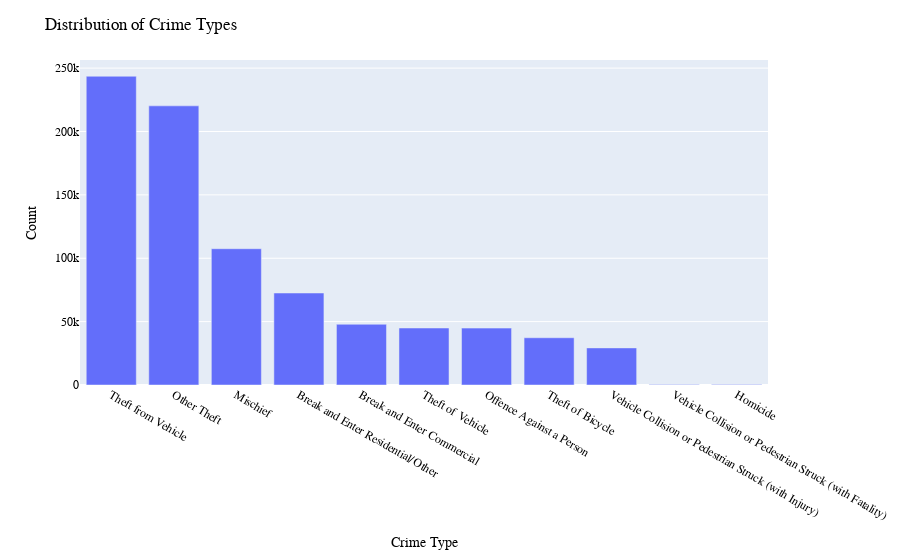

Write notebook code for a chart like this one.
### Markdown cell above
Visualization of  Distribution of Crime Types

### Code cell
value_count = data["TYPE"].value_counts()
fig = px.bar(value_count , x = value_count.index , y = value_count.values,)

fig.update_layout(
    title="Distribution of Crime Types",
    xaxis_title="Crime Type",
    yaxis_title="Count",
    font=dict(family="Arial", size=12, color="black"),
)


fig.show()

### Figure 1 — Plotly figure (JSON) as saved in the notebook; plotly's stock layout.template omitted (floating-point values rounded to 4 significant figures)
{"data": [{"alignmentgroup": "True", "hovertemplate": "TYPE=%{x}<br>y=%{y}<extra></extra>", "legendgroup": "", "marker": {"color": "#636efa", "pattern": {"shape": ""}}, "name": "", "offsetgroup": "", "orientation": "v", "showlegend": false, "textposition": "auto", "type": "bar", "x": ["Theft from Vehicle", "Other Theft", "Mischief", "Break and Enter Residential/Other", "Break and Enter Commercial", "Theft of Vehicle", "Offence Against a Person", "Theft of Bicycle", "Vehicle Collision or Pedestrian Struck (with Injury)", "Vehicle Collision or Pedestrian Struck (with Fatality)", "Homicide"], "xaxis": "x", "y": [243587, 220224, 107518, 72579, 47907, 44959, 44885, 37280, 29266, 357, 315], "yaxis": "y"}], "layout": {"barmode": "relative", "font": {"color": "black", "family": "Arial", "size": 12}, "legend": {"tracegroupgap": 0}, "margin": {"t": 60}, "title": {"text": "Distribution of Crime Types"}, "xaxis": {"anchor": "y", "domain": [0, 1], "title": {"text": "Crime Type"}}, "yaxis": {"anchor": "x", "domain": [0, 1], "title": {"text": "Count"}}}}
